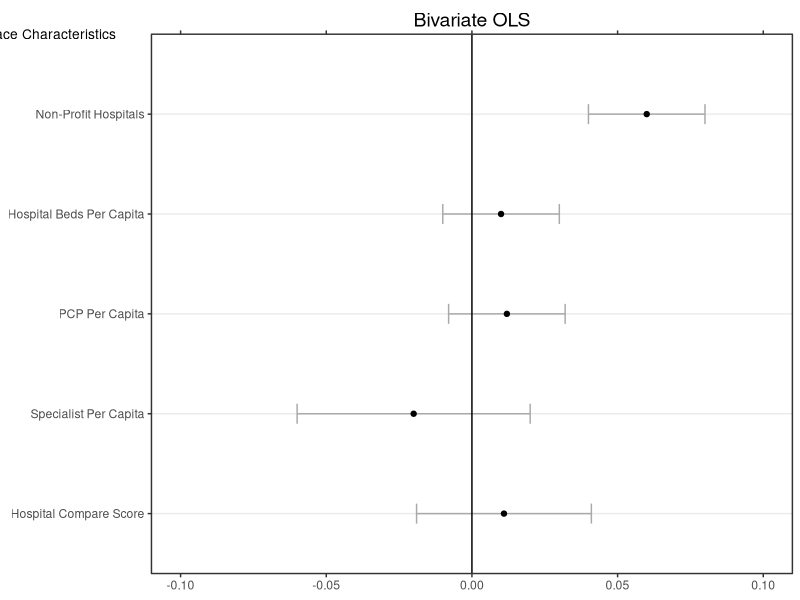
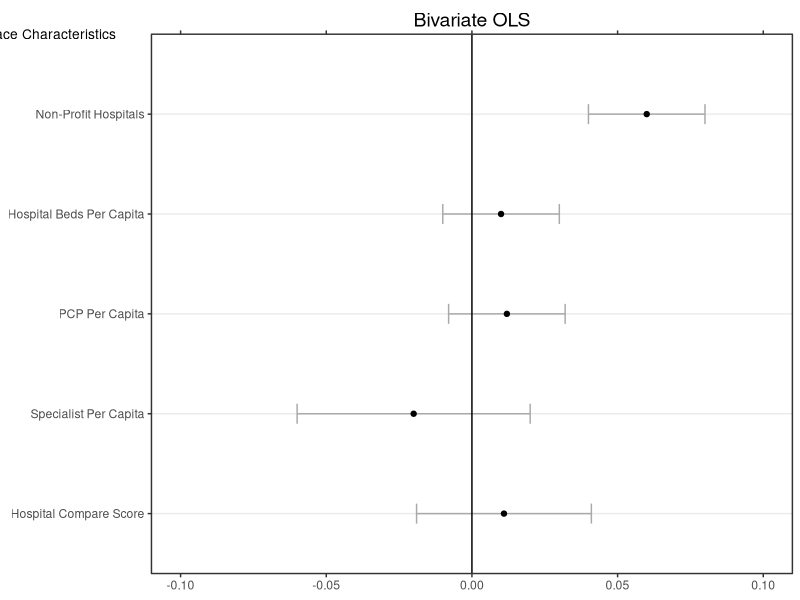

R code for these plots, in order:
# Graphical Regression Table

# Amy Finkelstein, Matthew Gentzkow, Heidi Williams,
#   Sources of Geographic Variation in Health Care: Evidence From Patient Migration,
#   The Quarterly Journal of Economics, Volume 131, Issue 4, November 2016, Pages 1681–1726,
#   https://doi.org/10.1093/qje/qjw023

# Data: Emulated from Ibid, Fig VIII

library(ggplot2)
output_dir="output"

df <- data.frame(
  order = rev(paste(1:5)),
  label=c("Hospital Compare Score",
          "Specialist Per Capita",
          "PCP Per Capita",
          "Hospital Beds Per Capita",
          "Non-Profit Hospitals"
          ),
  pt = c(0.06,0.01,0.012,-0.02,0.011),
  error = c(.02, .02, .02, .04, .03)
)

p <- ggplot(df, aes(order, pt)) +
  geom_errorbar(aes(ymax = pt + error, ymin = pt - error), width = 0.2, color = 'darkgrey') +
  geom_point() +
  scale_y_continuous(
                     sec.axis = sec_axis(~., "Bivariate OLS")
                     ) +
  annotate(x=5.8,y=-.145,geom="text" , label = "Place Characteristics", size = 3.5) +
  scale_x_discrete(
    labels = df$label
  ) +
  xlab("Place Characteristics") +
  geom_hline(aes(yintercept =0)) +
  coord_flip(ylim = c(-.1,.1), clip = 'off') +
  theme_bw() +
  theme(
    axis.title.y.left = element_blank(),
    axis.title.x.bottom = element_blank(),
    axis.title.x.top = element_text(size=14),
    axis.text.x.top = element_blank(),
    panel.grid.minor = element_blank(),
    panel.grid.major.x = element_blank()
  )

# Note: do not change the width/height. Changing them could cause the axis title to shift.
ggsave(path=output_dir, filename="Regression Table QJE 1.png", width=6, height=4)
# Save as Example
ggsave(path="src/relationship/", filename="Regression Table QJE 1A-example.png", width=6, height=4)
